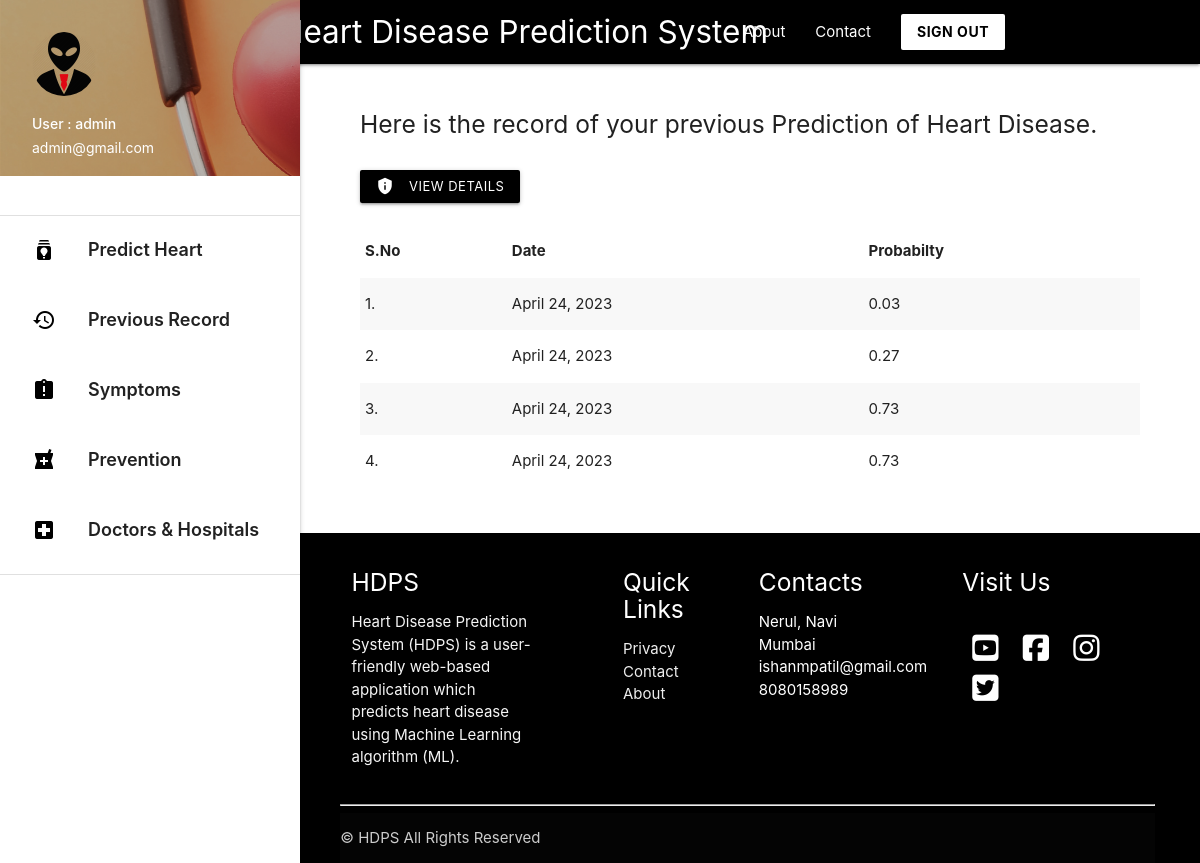
Screenshot of /record (signed in) with the database file from the repository.
### predictor/models.py (models this page shows, shortened)
class HeartData(models.Model):
    age = models.IntegerField()
    sex = models.IntegerField()
    cp = models.FloatField()
    trestbps = models.FloatField()
    chol = models.FloatField()
    fbs = models.FloatField()
    restcg = models.FloatField()
    thalach = models.FloatField()
    exang = models.FloatField()
    oldpeak = models.FloatField()
    slope = models.FloatField()
    ca = models.FloatField()
    thal = models.FloatField()
    owner = models.ForeignKey(get_user_model() , on_delete=models.CASCADE , related_name='owner' , null=True)
    date = models.DateField(auto_now_add=True)
    probability = models.FloatField(null=True)

### predictor/views.py (the view)
# urls.py: path('record', views.record , name='record'),
def record(request): #Diplays previous record of authenticated user
    if request.user.is_authenticated:
        record_data = HeartData.objects.filter(owner = request.user) #Filter only those data whose owner is the logged in user
        return render(request , 'record.html' , {'record_data':record_data})
    return redirect('/')

### templates/record.html (shortened to what this page needs)
{% extends 'base_layout2.html' %}
{% block content %}
<div class="con">
    <h5 > Here is the record of your previous Prediction of Heart Disease.  </h5>
<br>
{% if record_data %}
    <a class="waves-effect waves-light btn-small black" href="{% url 'heartdetail' %}" target="_blank"><i class="material-icons left">privacy_tip</i>View Details</a> &nbsp; &nbsp;
  {% endif %}
<br> <br>
{% if record_data %}
    <table class="striped">
     <thead>
       <tr>
           <th>S.No</th>
           <th>Date</th>
           <th>Probabilty</th>
       </tr>
     </thead>
     <tbody>
       <tr>
            {% for data in record_data %}
         <td>{{ forloop.counter }}.</td>
         <td>{{ data.date }}</td>
         <td>{{ data.probability }}</td>
       </tr>
            {% endfor %}
     </tbody>
   </table>
   {% else %}
      <h5>You have no previous record.</h5>
   {% endif %}
   <br>
   <br>
 </div>
{% endblock %}

### templates/base_layout2.html (shortened to what this page needs)
{% load static %}
<!DOCTYPE html>
<html lang="en">
<head>
  <link href="{% static 'css/materialize.css' %}" type="text/css" rel="stylesheet" media="screen,projection"/>
  <link href="{% static 'css/style.css' %}" type="text/css" rel="stylesheet" media="screen,projection"/>
</head>
<body>
        <div class="navbar-fixed">
          <nav class="black">
            <div class="container">
              <div class="nav-wrapper">
                <a href="/" style="padding-left: 100px;"    class="brand-logo ">Heart Disease Prediction System</a>
                <ul class="right hide-on-med-and-down hover_backcolor">
                  <li><a href="{% url 'about' %}">About</a></li>
                  <li><a href="{% url 'contact' %}">Contact</a></li>
                  <a class=" white black-text waves-effect waves-dark btn  modal-trigger" href="/signout"><b>SIGN OUT </b></a>
                </ul>
              </div>
            </div>
          </nav>
        </div>
      <ul id="slide-out" class="sidenav sidenav-fixed">
        <li><div class="user-view">
          <div class="background">
            <img src="{% static 'img/about.png' %}">
          </div>
          <a href="#user"><img class="circle" src="{% static 'img/user.png' %}"></a>
          <a href="#name"><span class="white-text name">User : {{ request.user.username }} </span></a>
          <a href="#email"><span class="white-text email">{{ request.user.email }}</span></a>
        </div></li>
        <br>
        <li><div class="divider"></div></li>
        <li><a style="font-weight: 600; font-size: 18px; height: 70px; padding-top: 10px;" class="waves-effect hoverable" href="/"><i class="material-icons black-text">batch_prediction</i> Predict Heart Disease </a></li>
        <li><a style="font-weight: 600; font-size: 18px; height: 70px; padding-top: 10px;" class="waves-effect hoverable" href="{% url 'record' %}"><i class="material-icons black-text">history</i> Previous Record </a></li>
        <li><a style="font-weight: 600; font-size: 18px; height: 70px; padding-top: 10px;" class="waves-effect hoverable" href="{% url 'symptoms' %}"><i class="material-icons black-text" >assignment_late</i> Symptoms  </a></li>
        <li><a style="font-weight: 600; font-size: 18px; height: 70px; padding-top: 10px;" class="waves-effect hoverable" href="{% url 'prevention' %}"><i class="material-icons black-text">local_pharmacy</i> Prevention   </a></li>
        <li><a style="font-weight: 600; font-size: 18px; height: 70px; padding-top: 10px;" class="waves-effect hoverable" href="{% url 'doctorhospital' %}"><i class="material-icons black-text">local_hospital</i> Doctors & Hospitals   </a></li>
        <li><div class="divider"></div></li>
      </ul>
      <a href="#" data-target="slide-out" class="sidenav-trigger"><i class="material-icons">menu</i></a>
    {% block content %}
    {% endblock %}
            <section>
            <footer class=" hide-on-small-only black page-footer">
              <div class="" style=" width: 90%; margin: auto;">
                <div class="row">
                  <div class="col  s12 m6 l3 ">
                    <h5 class="white-text">HDPS</h5>
                    <p class="grey-text text-lighten-4">Heart Disease Prediction System (HDPS) is a user-friendly web-based application which predicts heart disease using
                        Machine Learning algorithm (ML). </p>
                  </div>
                  <div class="  col l2 m6 s12 offset-l1 ">
                    <h5 class="white-text">Quick Links</h5>
                    <ul>
                   <li><a class="grey-text text-lighten-3" href="{% url 'privacy' %}">Privacy</a></li>
                      <li><a class="grey-text text-lighten-3" href="mailto:ishanmpatil@gmail.com" target="_blank">Contact</a></li>
                      <li><a class="grey-text text-lighten-3" href="{% url 'about' %}">About</a></li>
                    </ul>
                  </div>
                  <div class="col l2 m6 s12  ">
                      <h5 class="white-text">Contacts</h5>
                      <ul>
                      <li>Nerul, Navi Mumbai</li>
                      <li>ishanmpatil@gmail.com</li>
                      <li>8080158989</li>
                  </ul>
                  </div>
                  <div class=" col l3 m6 s12 offset-l1 ">
                      <h5 class="white-text">Visit Us</h5>
                      <br>
                      <a href="https://www.youtube.com/" target="_blank"> <i style="color: white; margin: 5px 10px;"  class="fab fa-youtube-square fa-2x"></i></a>
                  <a href="https://www.youtube.com/" target="_blank"> <i style="color: white; margin: 5px 10px;" class="fab fa-facebook-square fa-2x"></i></a>
                  <a href="https://www.youtube.com/" target="_blank"> <i style="color: white; margin: 5px 10px;" class="fab fa-instagram fa-2x"></i></a>
                  <a href="https://www.youtube.com/" target="_blank"> <i style="color: white; margin: 5px 10px;" class="fab fa-twitter-square fa-2x"></i> </a>
                  </div>
                </div>
                <hr>
              <div class="footer-copyright">
                ©  HDPS All Rights Reserved
              </div>
          </div>
            </footer>
          </section>
  </body>
</html>

### templates/record.html (style rules this page uses)
footer { padding-left: 295px; }
.con { padding-left: 390px; width: 90%; flex: 1 0 auto; }
body { display: flex; min-height: 100vh; flex-direction: column; }

### templates/base_layout2.html (style rules this page uses)
footer { padding-left: 295px; }
.con { padding-left: 360px; width: 95%; }

### rows the page displays
HeartData: date "April 24, 2023", probability "0.03"
HeartData: date "April 24, 2023", probability "0.27"
HeartData: date "April 24, 2023", probability "0.73"
HeartData: date "April 24, 2023", probability "0.73"

### other values shown
{{ request.user.username }} "admin"
{{ request.user.email }} "admin@gmail.com"
